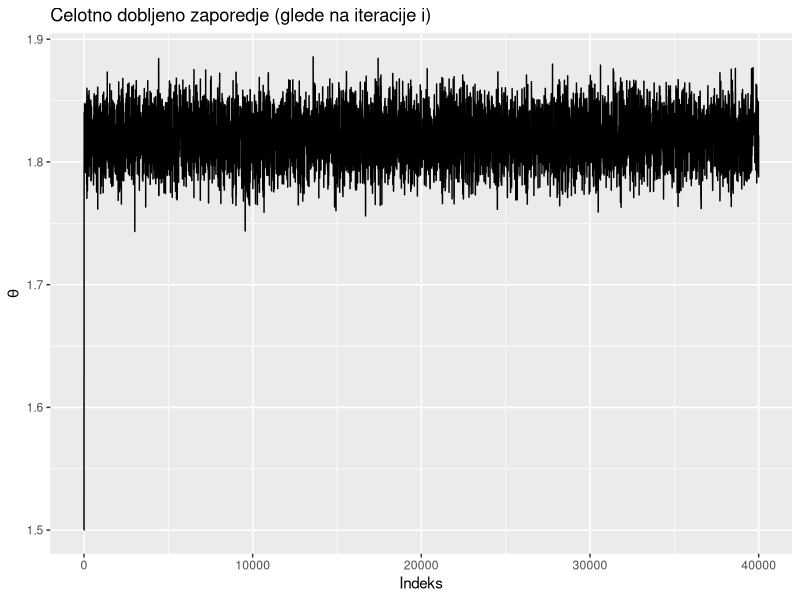
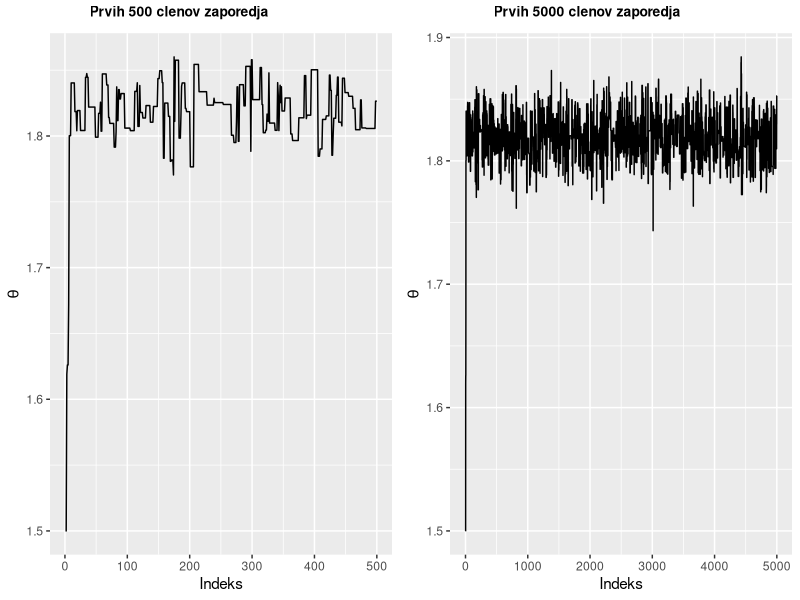

Reproduce these figures in R, in order.
## ---- chunk 1
knitr::opts_chunk$set(echo = TRUE)
set.seed(123)
## ---- chunk 2
# Funkcija verjetja
verjetje <- function(theta, x, sigma){
  #cleni <- 1/(sqrt(2*pi)*sigma)* exp(-(x-theta)^2/(2*sigma^2))
  #return(prod(cleni))
  return(prod(dnorm(x, theta, sigma)))
}

# Apriorna porazdelitev
apriorna_porazdelitev <- function(theta, mu_0, sigma_0){
  return(dnorm(theta, mu_0, sigma_0))
}

#q funkcija
q <- function(theta_zvezdica, theta, sigma) { 
  return(dnorm(theta_zvezdica, theta, sigma))
}
## ---- chunk 3
metropolis_hastings <- function(n_itr, x, theta_zacetek, sigma, mu_0, sigma_0){
  # n_itr = ponovitve
  # x = podatki
  # theta_zacetek = theta s katero zacnemo in jo posodabljamo
  # sigma = sigma zacetnega modela
  # mu_0 in sigma_0 = parametra apriorne porazdelitve
  
  # Prazen vektor za shranjevanje
  theta <- numeric(n_itr)
  # Zacetna vrednost thete
  theta[1] <- theta_zacetek
    
  for(i in 2:n_itr){
    # Nova theta
    theta_zvezdica <- rnorm(1, theta[i - 1], sigma)
        
    # aposteriorna in verjetje s theta_zvezdica
    aposteriorna_zvezdica <- apriorna_porazdelitev(theta_zvezdica, mu_0, sigma_0)
    verjetje_zvezdica <- verjetje(theta_zvezdica, x, sigma)
    q_zvezdica <- q(theta[i - 1], theta_zvezdica, sigma)
        
    # aposteriorna in verjetje s theta_i
    aposteriorna_i <- apriorna_porazdelitev(theta[i - 1], mu_0, sigma_0)
    verjetje_i <- verjetje(theta[i - 1], x, sigma)
    q_i <- q(theta_zvezdica, theta[i - 1], sigma)
        
    # alpha
    alpha <- min(1, (aposteriorna_zvezdica * verjetje_zvezdica * q_zvezdica) / (aposteriorna_i * verjetje_i * q_i))
         
    # sprejmemo ali zavrnemo
    if(runif(1) < alpha){
        theta[i] <- theta_zvezdica # "accept" -> min(1, A)
        } 
    else{
      theta[i] <- theta[i - 1] # "reject"  -> theta_i
      }
    }

  return(theta)
}

## ---- chunk 4
# Nastavitev parametrov
n_itr <- 40000 

x <- c(1.91, 1.94, 1.68, 1.75, 1.81, 1.83, 1.91, 1.95, 1.77, 1.98, 
       1.81, 1.75, 1.89, 1.89, 1.83, 1.89, 1.99, 1.65, 1.82, 1.65, 
       1.73, 1.73, 1.88, 1.81, 1.84, 1.83, 1.84, 1.72, 1.91, 1.63)

theta_zacetek <- 1.5

sigma <- 0.1
mu_0 <- 1.78
sigma_0 <- 0.2

# Test algoritma
theta <- metropolis_hastings(n_itr, x, theta_zacetek, sigma, mu_0, sigma_0)

## ---- chunk 5
df <- data.frame(theta = theta)

library(ggplot2)
ggplot(df, aes(x=1:nrow(df), y=theta)) +
    geom_line() +
    labs(title="Celotno dobljeno zaporedje (glede na iteracije i)",
         x="Indeks",
         y=expression(theta))
## ---- chunk 6
library(knitr)
library(dplyr)

g1 <- ggplot(df %>% slice(1:500), aes(x=1:500, y=theta)) +
    geom_line() +
    labs(title="",
         x="Indeks",
         y=expression(theta))

g2 <-ggplot(df %>% slice(1:5000), aes(x=1:5000, y=theta)) +
    geom_line() +
    labs(title="",
         x="Indeks",
         y=expression(theta))

library(ggpubr)
ggarrange(g1, g2,
          labels = c("Prvih 500 clenov zaporedja", 
                     "Prvih 5000 clenov zaporedja"),
          font.label = list(size = 10),
          ncol = 2)
## ---- chunk 7

## ---- chunk 8
# Prava aposteriorna porazdelitev
n <- length(x)

prec <- 1/sigma^2 
prec0 <- 1/sigma_0^2
prec.n <- prec0 + n*prec 
sigma.n <- sqrt(1/prec.n)

mu.n <- prec0/prec.n * mu_0 + n*prec/prec.n * mean(x)
